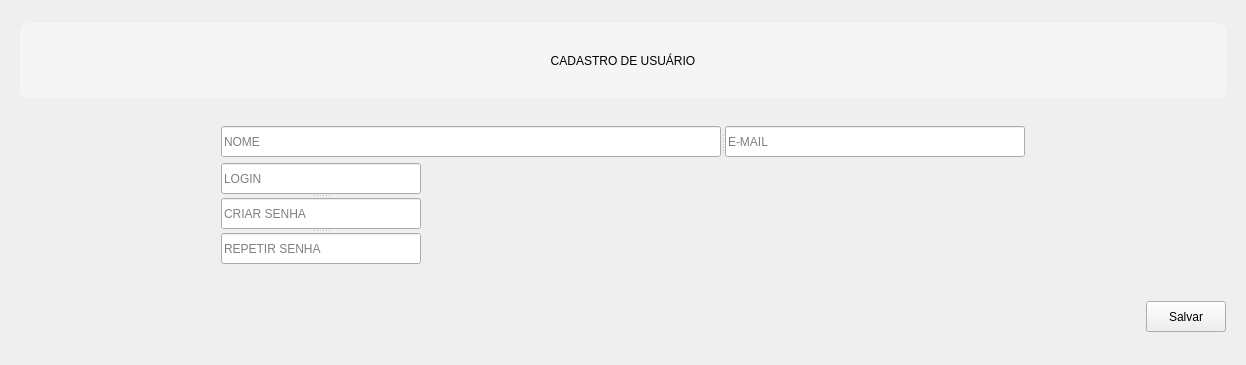
            <widget class="QWidget" name="cadastro_usuario">
             <layout class="QVBoxLayout" name="verticalLayout_12">
              <item>
               <widget class="QWidget" name="widget_18" native="true">
                <property name="minimumSize">
                 <size>
                  <width>0</width>
                  <height>100</height>
                 </size>
                </property>
                <property name="maximumSize">
                 <size>
                  <width>16777215</width>
                  <height>100</height>
                 </size>
                </property>
                <property name="styleSheet">
                 <string notr="true">QFrame {
    background-color: #F5F5F5;
    border-radius: 8px;
}</string>
                </property>
                <layout class="QVBoxLayout" name="verticalLayout_16">
                 <item>
                  <widget class="QLabel" name="label_6">
                   <property name="minimumSize">
                    <size>
                     <width>0</width>
                     <height>75</height>
                    </size>
                   </property>
                   <property name="maximumSize">
                    <size>
                     <width>16777215</width>
                     <height>75</height>
                    </size>
                   </property>
                   <property name="styleSheet">
                    <string notr="true"/>
                   </property>
                   <property name="text">
                    <string>CADASTRO DE USUÁRIO</string>
                   </property>
                   <property name="alignment">
                    <set>Qt::AlignmentFlag::AlignCenter</set>
                   </property>
                   <property name="indent">
                    <number>0</number>
                   </property>
                  </widget>
                 </item>
                </layout>
               </widget>
              </item>
              <item>
               <widget class="QWidget" name="widget_19" native="true">
                <layout class="QGridLayout" name="gridLayout_5">
                 <item row="0" column="0">
                  <widget class="QSplitter" name="splitter_10">
                   <property name="orientation">
                    <enum>Qt::Orientation::Horizontal</enum>
                   </property>
                   <widget class="QLineEdit" name="txt_nome_usuario">
                    <property name="sizePolicy">
                     <sizepolicy hsizetype="Expanding" vsizetype="Fixed">
                      <horstretch>0</horstretch>
                      <verstretch>0</verstretch>
                     </sizepolicy>
                    </property>
                    <property name="minimumSize">
                     <size>
                      <width>0</width>
                      <height>31</height>
                     </size>
                    </property>
                    <property name="maximumSize">
                     <size>
                      <width>500</width>
                      <height>16777215</height>
                     </size>
                    </property>
                    <property name="placeholderText">
                     <string>NOME</string>
                    </property>
                   </widget>
                   <widget class="QLineEdit" name="txt_email_usuario">
                    <property name="minimumSize">
                     <size>
                      <width>0</width>
                      <height>31</height>
                     </size>
                    </property>
                    <property name="maximumSize">
                     <size>
                      <width>300</width>
                      <height>16777215</height>
                     </size>
                    </property>
                    <property name="placeholderText">
                     <string>E-MAIL</string>
                    </property>
                   </widget>
                  </widget>
                 </item>
                 <item row="1" column="0">
                  <widget class="QSplitter" name="splitter_9">
                   <property name="orientation">
                    <enum>Qt::Orientation::Vertical</enum>
                   </property>
                   <widget class="QLineEdit" name="txt_cpf_usuario">
                    <property name="minimumSize">
                     <size>
                      <width>0</width>
                      <height>31</height>
                     </size>
                    </property>
                    <property name="maximumSize">
                     <size>
                      <width>200</width>
                      <height>16777215</height>
                     </size>
                    </property>
                    <property name="placeholderText">
                     <string>LOGIN</string>
                    </property>
                   </widget>
                   <widget class="QLineEdit" name="txt_criar_senha">
                    <property name="minimumSize">
                     <size>
                      <width>0</width>
                      <height>31</height>
                     </size>
                    </property>
                    <property name="maximumSize">
                     <size>
                      <width>200</width>
                      <height>16777215</height>
                     </size>
                    </property>
                    <property name="text">
                     <string/>
                    </property>
                    <property name="echoMode">
                     <enum>QLineEdit::EchoMode::Password</enum>
                    </property>
                    <property name="placeholderText">
                     <string>CRIAR SENHA</string>
                    </property>
                   </widget>
                   <widget class="QLineEdit" name="txt_repetir_senha">
                    <property name="minimumSize">
                     <size>
                      <width>0</width>
                      <height>31</height>
                     </size>
                    </property>
                    <property name="maximumSize">
                     <size>
                      <width>200</width>
                      <height>16777215</height>
                     </size>
                    </property>
                    <property name="echoMode">
                     <enum>QLineEdit::EchoMode::Password</enum>
                    </property>
                    <property name="placeholderText">
                     <string>REPETIR SENHA</string>
                    </property>
                   </widget>
                  </widget>
                 </item>
                </layout>
               </widget>
              </item>
              <item>
               <widget class="QWidget" name="widget_20" native="true">
                <property name="minimumSize">
                 <size>
                  <width>0</width>
                  <height>75</height>
                 </size>
                </property>
                <property name="maximumSize">
                 <size>
                  <width>16777215</width>
                  <height>75</height>
                 </size>
                </property>
                <property name="styleSheet">
                 <string notr="true"/>
                </property>
                <layout class="QHBoxLayout" name="horizontalLayout_11">
                 <item>
                  <spacer name="horizontalSpacer_7">
                   <property name="orientation">
                    <enum>Qt::Orientation::Horizontal</enum>
                   </property>
                   <property name="sizeHint" stdset="0">
                    <size>
                     <width>1126</width>
                     <height>20</height>
                    </size>
                   </property>
                  </spacer>
                 </item>
                 <item>
                  <widget class="QPushButton" name="pushButton_16">
                   <property name="minimumSize">
                    <size>
                     <width>80</width>
                     <height>31</height>
                    </size>
                   </property>
                   <property name="maximumSize">
                    <size>
                     <width>16777215</width>
                     <height>16777215</height>
                    </size>
                   </property>
                   <property name="text">
                    <string>Salvar</string>
                   </property>
                  </widget>
                 </item>
                </layout>
               </widget>
              </item>
             </layout>
            </widget>
